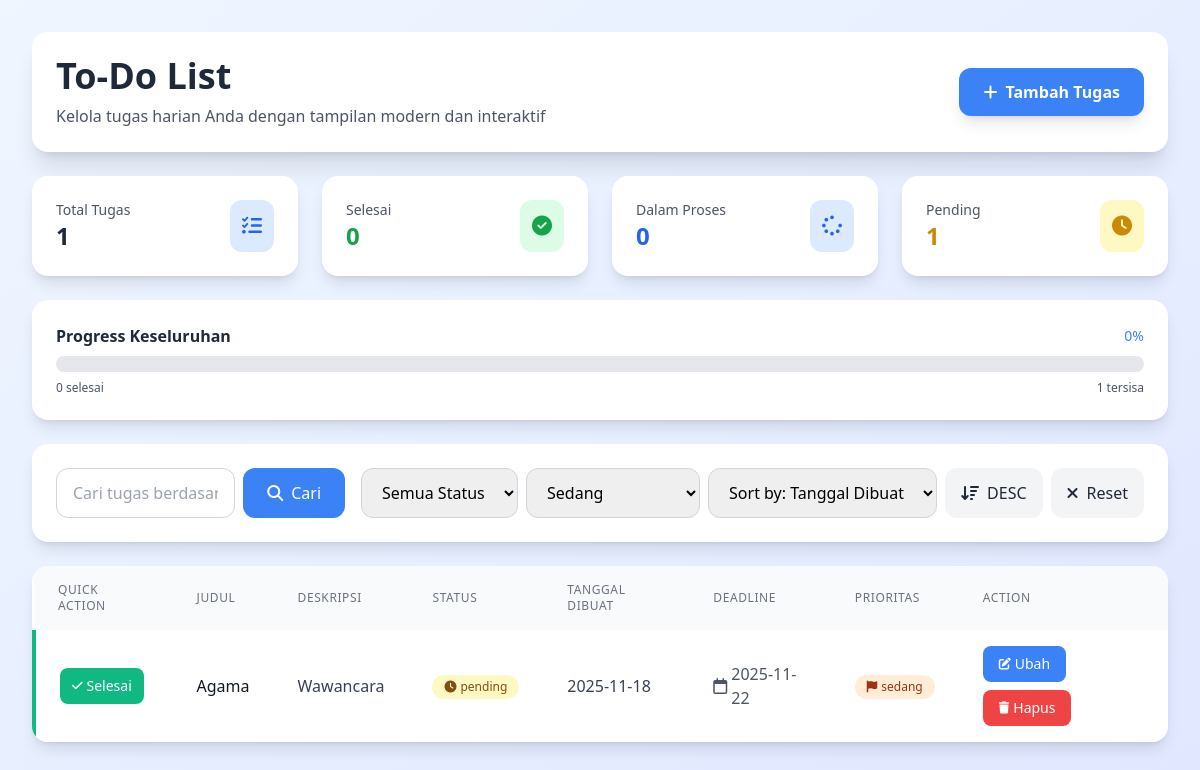
Page /index.php?priority=sedang on the committed database.
### tables this page shows
CREATE TABLE `todo_list` (
  `id` int NOT NULL,
  `title` varchar(255) NOT NULL,
  `description` text,
  `status` enum('pending','progress','overdue','selesai','done') DEFAULT 'pending',
  `created_at` date DEFAULT NULL,
  `due_date` date DEFAULT NULL,
  `priority` enum('rendah','sedang','tinggi') DEFAULT 'sedang'
);

### function.php (called while the page is built, shortened)
<?php
function ambildata($koneksi, $ambilData)
{
    $hasil = mysqli_query($koneksi, $ambilData);
    $data = [];
    while ($baris = mysqli_fetch_assoc($hasil)) {
        $data[] = $baris;
    }
    return $data;
}

### index.php (the view, shortened to what this page needs)
<?php
require 'function.php';
$priority_filter = $_GET['priority'] ?? '';
$sort_by = $_GET['sort'] ?? 'created_at';
$sort_order = $_GET['order'] ?? 'DESC';
$query = "SELECT * FROM todo_list WHERE 1=1";
if (!empty($priority_filter)) {
    $query .= " AND priority = '$priority_filter'";
}
$query .= " ORDER BY $sort_by $sort_order";
$data = ambildata($koneksi, $query);
$total_tasks = count($data);
$completed_tasks = 0;
$pending_tasks = 0;
$in_progress_tasks = 0;
$overdue_tasks = 0;
foreach ($data as $task) {
    if ($task['status'] === 'selesai' || $task['status'] === 'done') {
        $completed_tasks++;
    } elseif ($task['status'] === 'in progress' || $task['status'] === 'progress') {
        $in_progress_tasks++;
    } elseif ($task['status'] === 'overdue') {
        $overdue_tasks++;
    } else {
        $pending_tasks++;
    }
}
$progress_percentage = $total_tasks > 0 ? round(($completed_tasks / $total_tasks) * 100) : 0;
?>
<!DOCTYPE html>
<html lang="en">
<head>
    <script src="https://cdn.tailwindcss.com"></script>
    <link rel="stylesheet" href="https://cdnjs.cloudflare.com/ajax/libs/font-awesome/6.4.0/css/all.min.css">
    <link rel="stylesheet" href="https://cdn.jsdelivr.net/npm/flatpickr/dist/flatpickr.min.css">
</head>
<body class="bg-gradient-to-br from-blue-50 to-indigo-100 min-h-screen p-4 md:p-8">
    <div class="max-w-7xl mx-auto">
        <div class="bg-white rounded-2xl shadow-xl p-6 mb-6">
            <div class="flex flex-col md:flex-row md:items-center justify-between gap-4">
                <div>
                    <h1 class="text-3xl md:text-4xl font-bold text-gray-800">To-Do List</h1>
                    <p class="text-gray-600 mt-2">Kelola tugas harian Anda dengan tampilan modern dan interaktif</p>
                </div>
                <button id="openCreateModal" class="bg-primary hover:bg-primary-dark text-white font-semibold py-3 px-6 rounded-xl flex items-center gap-2 transition-all duration-200 shadow-lg hover:shadow-xl transform hover:-translate-y-1">
                    <i class="fas fa-plus"></i>
                    <span>Tambah Tugas</span>
                </button>
            </div>
        </div>
        <div class="grid grid-cols-1 md:grid-cols-2 lg:grid-cols-4 gap-6 mb-6">
            <div class="bg-white rounded-2xl shadow-lg p-6">
                <div class="flex items-center justify-between">
                    <div>
                        <p class="text-gray-600 text-sm">Total Tugas</p>
                        <h3 class="text-2xl font-bold text-gray-800"><?= $total_tasks ?></h3>
                    </div>
                    <div class="p-3 bg-blue-100 rounded-xl">
                        <i class="fas fa-tasks text-blue-600 text-xl"></i>
                    </div>
                </div>
            </div>
            <div class="bg-white rounded-2xl shadow-lg p-6">
                <div class="flex items-center justify-between">
                    <div>
                        <p class="text-gray-600 text-sm">Selesai</p>
                        <h3 class="text-2xl font-bold text-green-600"><?= $completed_tasks ?></h3>
                    </div>
                    <div class="p-3 bg-green-100 rounded-xl">
                        <i class="fas fa-check-circle text-green-600 text-xl"></i>
                    </div>
                </div>
            </div>
            <div class="bg-white rounded-2xl shadow-lg p-6">
                <div class="flex items-center justify-between">
                    <div>
                        <p class="text-gray-600 text-sm">Dalam Proses</p>
                        <h3 class="text-2xl font-bold text-blue-600"><?= $in_progress_tasks ?></h3>
                    </div>
                    <div class="p-3 bg-blue-100 rounded-xl">
                        <i class="fas fa-spinner text-blue-600 text-xl"></i>
                    </div>
                </div>
            </div>
            <div class="bg-white rounded-2xl shadow-lg p-6">
                <div class="flex items-center justify-between">
                    <div>
                        <p class="text-gray-600 text-sm">Pending</p>
                        <h3 class="text-2xl font-bold text-yellow-600"><?= $pending_tasks ?></h3>
                    </div>
                    <div class="p-3 bg-yellow-100 rounded-xl">
                        <i class="fas fa-clock text-yellow-600 text-xl"></i>
                    </div>
                </div>
            </div>
        </div>
        <div class="bg-white rounded-2xl shadow-lg p-6 mb-6">
            <div class="flex justify-between items-center mb-2">
                <h3 class="font-semibold text-gray-800">Progress Keseluruhan</h3>
                <span id="progress-percentage" class="text-sm font-medium text-primary"><?= $progress_percentage ?>%</span>
            </div>
            <div class="w-full bg-gray-200 rounded-full h-4">
            </div>
            <div class="flex justify-between text-xs text-gray-600 mt-2">
                <span><?= $completed_tasks ?> selesai</span>
                <span><?= $total_tasks - $completed_tasks ?> tersisa</span>
            </div>
        </div>
        <div class="bg-white rounded-2xl shadow-lg p-6 mb-6">
            <div class="flex flex-col lg:flex-row gap-4">
                <div class="flex-grow">
                    <form action="" method="post" class="flex gap-2">
                        <input type="text" name="keyword" autofocus placeholder="Cari tugas berdasarkan judul atau deskripsi..."
                            class="w-full px-4 py-3 border border-gray-300 rounded-xl focus:outline-none focus:ring-2 focus:ring-primary focus:border-transparent transition-all duration-200">
                        <button type="submit" name="cari" class="bg-primary hover:bg-primary-dark text-white font-medium py-3 px-6 rounded-xl flex items-center gap-2 transition-colors duration-200 whitespace-nowrap">
                            <i class="fas fa-search"></i>
                            <span class="hidden sm:inline">Cari</span>
                        </button>
                    </form>
                </div>
                <div class="flex flex-col sm:flex-row gap-2">
                    <form action="" method="get" class="flex gap-2">
                        <select name="status" onchange="this.form.submit()" class="px-4 py-3 border border-gray-300 rounded-xl focus:outline-none focus:ring-2 focus:ring-primary focus:border-transparent transition-all duration-200">
                            <option value="">Semua Status</option>
                        </select>
                        <select name="priority" onchange="this.form.submit()" class="px-4 py-3 border border-gray-300 rounded-xl focus:outline-none focus:ring-2 focus:ring-primary focus:border-transparent transition-all duration-200">
                            <option value="sedang" <?= $priority_filter === 'sedang' ? 'selected' : '' ?>>Sedang</option>
                        </select>
                        <select name="sort" onchange="this.form.submit()" class="px-4 py-3 border border-gray-300 rounded-xl focus:outline-none focus:ring-2 focus:ring-primary focus:border-transparent transition-all duration-200">
                            <option value="created_at" <?= $sort_by === 'created_at' ? 'selected' : '' ?>>Sort by: Tanggal Dibuat</option>
                        </select>
                        <button type="submit" class="bg-gray-100 hover:bg-gray-200 text-gray-800 font-medium py-3 px-4 rounded-xl flex items-center gap-2 transition-colors duration-200 whitespace-nowrap">
                            <i class="fas fa-sort-amount-<?= $sort_order === 'DESC' ? 'down' : 'up' ?>"></i>
                            <span class="hidden sm:inline"><?= $sort_order === 'DESC' ? 'DESC' : 'ASC' ?></span>
                        </button>
                    </form>
                    <a href="?" class="bg-gray-100 hover:bg-gray-200 text-gray-800 font-medium py-3 px-4 rounded-xl flex items-center gap-2 transition-colors duration-200 whitespace-nowrap">
                        <i class="fas fa-times"></i>
                        <span class="hidden sm:inline">Reset</span>
                    </a>
                </div>
            </div>
        </div>
        <div class="bg-white rounded-2xl shadow-lg overflow-hidden">
            <div class="overflow-x-auto">
                <table class="w-full">
                    <thead class="bg-gray-50">
                        <tr>
                            <th class="py-4 px-6 text-left text-xs font-medium text-gray-500 uppercase tracking-wider">Quick Action</th>
                            <th class="py-4 px-6 text-left text-xs font-medium text-gray-500 uppercase tracking-wider">Judul</th>
                            <th class="py-4 px-6 text-left text-xs font-medium text-gray-500 uppercase tracking-wider">Deskripsi</th>
                            <th class="py-4 px-6 text-left text-xs font-medium text-gray-500 uppercase tracking-wider">Status</th>
                            <th class="py-4 px-6 text-left text-xs font-medium text-gray-500 uppercase tracking-wider">Tanggal Dibuat</th>
                            <th class="py-4 px-6 text-left text-xs font-medium text-gray-500 uppercase tracking-wider">Deadline</th>
                            <th class="py-4 px-6 text-left text-xs font-medium text-gray-500 uppercase tracking-wider">Prioritas</th>
                            <th class="py-4 px-6 text-left text-xs font-medium text-gray-500 uppercase tracking-wider">Action</th>
                        </tr>
                    </thead>
                    <tbody class="divide-y divide-gray-200">
                        <?php foreach ($data as $baris) { ?>
                            <?php
                            $statusClass = 'bg-yellow-100 text-yellow-800';
                            $statusIcon = 'fas fa-clock';
                            $priorityClass = 'bg-blue-100 text-blue-800';
                            if ($baris["priority"] === 'sedang') {
                                $priorityClass = 'bg-orange-100 text-orange-800';
                            } elseif ($baris["priority"] === 'tinggi') {
                                $priorityClass = 'bg-red-100 text-red-800';
                            }
                            $deadlineClass = 'deadline-normal';
                            $deadlineIcon = 'far fa-calendar';
                            $deadlineText = 'text-gray-600';
                            ?>
                            <tr class="task-row bg-white hover:bg-gray-50 transition-all duration-150 <?= $deadlineClass ?>" id="task-<?= $baris["id"] ?>">
                                <td class="py-4 px-6">
                                    <?php if ($baris["status"] !== 'selesai' && $baris["status"] !== 'done'): ?>
                                        <button class="complete-btn bg-success hover:bg-green-600 text-white text-sm font-medium py-2 px-3 rounded-lg flex items-center gap-1 transition-colors duration-200"
                                            data-id="<?= $baris["id"] ?>">
                                            <i class="fas fa-check text-xs"></i>
                                            <span class="hidden sm:inline">Selesai</span>
                                        </button>
                                    <?php endif; ?>
                                </td>
                                <td class="py-4 px-6 font-medium text-gray-900"><?= htmlspecialchars($baris["title"]) ?></td>
                                <td class="py-4 px-6 text-gray-700 max-w-xs truncate"><?= htmlspecialchars($baris["description"]) ?></td>
                                <td class="py-4 px-6">
                                    <span class="inline-flex items-center gap-1 px-3 py-1 rounded-full text-xs font-medium <?= $statusClass ?>">
                                        <i class="<?= $statusIcon ?>"></i>
                                        <?= htmlspecialchars($baris["status"]) ?>
                                    </span>
                                </td>
                                <td class="py-4 px-6 text-gray-700"><?= htmlspecialchars($baris["created_at"]) ?></td>
                                <td class="py-4 px-6 <?= $deadlineText ?>">
                                    <div class="flex items-center gap-1">
                                        <i class="<?= $deadlineIcon ?>"></i>
                                        <?= htmlspecialchars($baris["due_date"]) ?>
                                    </div>
                                </td>
                                <td class="py-4 px-6">
                                    <span class="inline-flex items-center px-3 py-1 rounded-full text-xs font-medium <?= $priorityClass ?>">
                                        <i class="fas fa-flag mr-1"></i>
                                        <?= htmlspecialchars($baris["priority"]) ?>
                                    </span>
                                </td>
                                <td class="py-4 px-6">
                                    <div class="flex flex-wrap gap-2">
                                        <button class="edit-btn bg-primary hover:bg-primary-dark text-white text-sm font-medium py-2 px-4 rounded-lg flex items-center gap-1 transition-colors duration-200"
                                            data-id="<?= $baris["id"] ?>"
                                            data-judul="<?= htmlspecialchars($baris["title"], ENT_QUOTES) ?>"
                                            data-deskripsi="<?= htmlspecialchars($baris["description"], ENT_QUOTES) ?>"
                                            data-status="<?= htmlspecialchars($baris["status"], ENT_QUOTES) ?>"
                                            data-dibuat="<?= htmlspecialchars($baris["created_at"], ENT_QUOTES) ?>"
                                            data-deadline="<?= htmlspecialchars($baris["due_date"], ENT_QUOTES) ?>"
                                            data-prioritas="<?= htmlspecialchars($baris["priority"], ENT_QUOTES) ?>">
                                            <i class="fas fa-edit text-xs"></i>
                                            <span class="hidden sm:inline">Ubah</span>
                                        </button>
                                        <button class="delete-btn bg-danger hover:bg-red-600 text-white text-sm font-medium py-2 px-4 rounded-lg flex items-center gap-1 transition-colors duration-200"
                                            data-id="<?= $baris["id"] ?>"
                                            data-judul="<?= htmlspecialchars($baris["title"], ENT_QUOTES) ?>">
                                            <i class="fas fa-trash text-xs"></i>
                                            <span class="hidden sm:inline">Hapus</span>
                                        </button>
                                    </div>
                                </td>
                            </tr>
                        <?php } ?>
                    </tbody>
                </table>
            </div>
        </div>
    </div>
</body>
</html>

### index.php (style rules this page uses)
.deadline-normal { border-left: 4px solid #10b981; }

### rows in the picture
todo_list: title "Agama", description "Wawancara", status "pending", created_at "2025-11-18", due_date "2025-11-22", priority "sedang"

### other values in the picture
$total_tasks "1"
$completed_tasks "0"
$in_progress_tasks "0"
$pending_tasks "1"
$progress_percentage "0"
$total_tasks - $completed_tasks "1"
